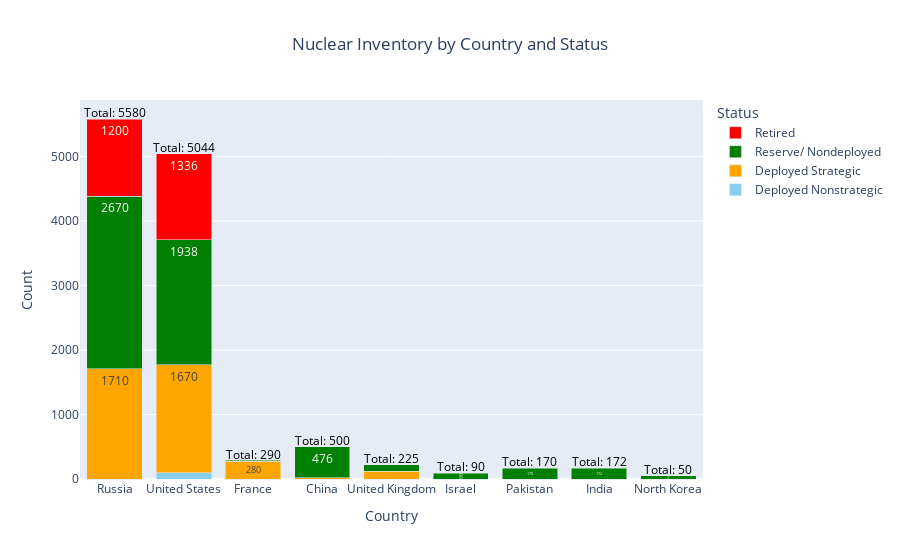

Source (notebook cell):
### Code cell
'''current_bar_data = {
    'Country': ['Russia', 'United States', 'France', 'China', 'United Kingdom', 'Israel', 'Pakistan', 'India', 'North Korea'],
    'Deployed Nonstrategic': [0, 100, 0, 0, 0, 0, 0, 0, 0],
    'Deployed Strategic': [1710, 1670, 280, 24, 120, 0, 0, 0, 0],
    'Reserve/ Nondeployed': [2670, 1938, 10, 476, 105, 90, 170, 172, 50],
    'Retired': [1200, 1336, None, None, None, None, None, None, None],
    'Total Inventory': [5580, 5044, 290, 500, 225, 90, 170, 172, 50]
}
'''

df = pd.DataFrame(nuke_current)

# Melt the DataFrame for plotting
df_melted = df.melt(id_vars=['Country'], value_vars=['Deployed Nonstrategic', 'Deployed Strategic', 'Reserve/ Nondeployed', 'Retired'], var_name='Category', value_name='Value')

# Create the base figure
fig = go.Figure()

# Define colors for each category
colors = {
    'Deployed Nonstrategic': 'skyblue',
    'Deployed Strategic': 'orange',
    'Reserve/ Nondeployed': 'green',
    'Retired': 'red'
}

# Add bar traces for each category
for category in colors.keys():
    filtered_df = df_melted[df_melted['Category'] == category]
    fig.add_trace(go.Bar(
        x=filtered_df['Country'],
        y=filtered_df['Value'],
        name=category,
        marker_color=colors[category],
        text=filtered_df['Value'],
        textposition='inside'
    ))

# Add total inventory numbers on top
for i, country in enumerate(df['Country']):
    fig.add_annotation(
        x=country,
        y=df['Total Inventory'][i] + 100,  # Adjust the y position slightly above the highest bar
        text=f'Total: {df["Total Inventory"][i]}',
        showarrow=False,
        font=dict(size=12, color="black")
    )

# Update the layout
fig.update_layout(
    barmode='stack',
    title='Nuclear Inventory by Country and Status',
    xaxis_title='Country',
    yaxis_title='Count',
    legend_title='Status',
    title_x=0.5
)

fig.show()

### Figure 1 — Plotly figure (JSON) as saved in the notebook; plotly's stock layout.template omitted (floating-point values rounded to 4 significant figures)
{"data": [{"marker": {"color": "skyblue"}, "name": "Deployed Nonstrategic", "text": [0, 100, 0, 0, 0, 0, 0, 0, 0], "textposition": "inside", "type": "bar", "x": ["Russia", "United States", "France", "China", "United Kingdom", "Israel", "Pakistan", "India", "North Korea"], "y": [0, 100, 0, 0, 0, 0, 0, 0, 0]}, {"marker": {"color": "orange"}, "name": "Deployed Strategic", "text": [1710, 1670, 280, 24, 120, 0, 0, 0, 0], "textposition": "inside", "type": "bar", "x": ["Russia", "United States", "France", "China", "United Kingdom", "Israel", "Pakistan", "India", "North Korea"], "y": [1710, 1670, 280, 24, 120, 0, 0, 0, 0]}, {"marker": {"color": "green"}, "name": "Reserve/ Nondeployed", "text": [2670, 1938, 10, 476, 105, 90, 170, 172, 50], "textposition": "inside", "type": "bar", "x": ["Russia", "United States", "France", "China", "United Kingdom", "Israel", "Pakistan", "India", "North Korea"], "y": [2670, 1938, 10, 476, 105, 90, 170, 172, 50]}, {"marker": {"color": "red"}, "name": "Retired", "text": [1200, 1336, null, null, null, null, null, null, null], "textposition": "inside", "type": "bar", "x": ["Russia", "United States", "France", "China", "United Kingdom", "Israel", "Pakistan", "India", "North Korea"], "y": [1200, 1336, null, null, null, null, null, null, null]}], "layout": {"annotations": [{"font": {"color": "black", "size": 12}, "showarrow": false, "text": "Total: 5580", "x": "Russia", "y": 5680}, {"font": {"color": "black", "size": 12}, "showarrow": false, "text": "Total: 5044", "x": "United States", "y": 5144}, {"font": {"color": "black", "size": 12}, "showarrow": false, "text": "Total: 290", "x": "France", "y": 390}, {"font": {"color": "black", "size": 12}, "showarrow": false, "text": "Total: 500", "x": "China", "y": 600}, {"font": {"color": "black", "size": 12}, "showarrow": false, "text": "Total: 225", "x": "United Kingdom", "y": 325}, {"font": {"color": "black", "size": 12}, "showarrow": false, "text": "Total: 90", "x": "Israel", "y": 190}, {"font": {"color": "black", "size": 12}, "showarrow": false, "text": "Total: 170", "x": "Pakistan", "y": 270}, {"font": {"color": "black", "size": 12}, "showarrow": false, "text": "Total: 172", "x": "India", "y": 272}, {"font": {"color": "black", "size": 12}, "showarrow": false, "text": "Total: 50", "x": "North Korea", "y": 150}], "barmode": "stack", "legend": {"title": {"text": "Status"}}, "title": {"text": "Nuclear Inventory by Country and Status", "x": 0.5}, "xaxis": {"title": {"text": "Country"}}, "yaxis": {"title": {"text": "Count"}}}}
